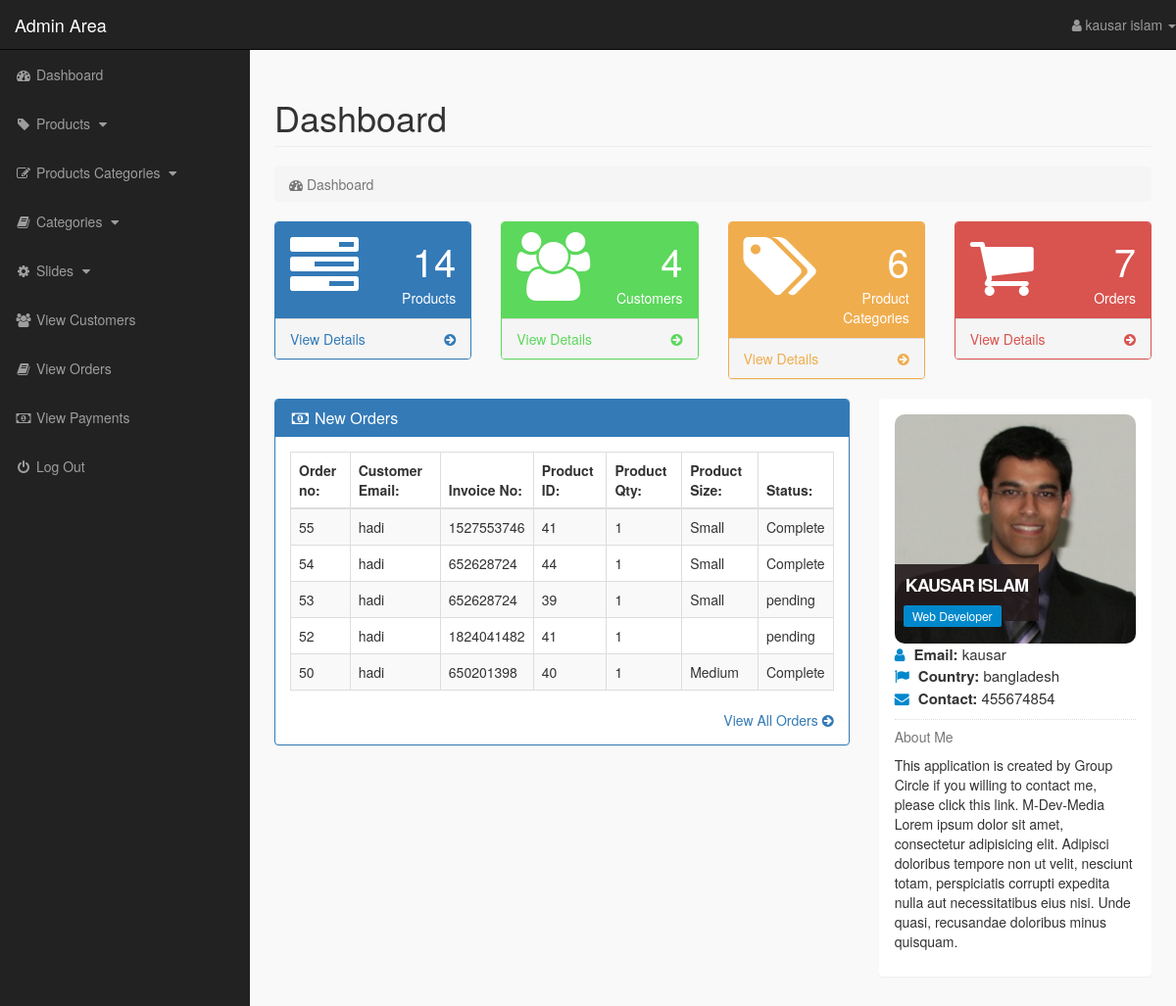
Page /admin_area/index.php?dashboard (signed in) on the committed database.
### tables this page shows
CREATE TABLE `pending_orders` (
  `order_id` int(10) NOT NULL,
  `customer_id` int(10) NOT NULL,
  `invoice_no` int(10) NOT NULL,
  `product_id` text NOT NULL,
  `qty` int(10) NOT NULL,
  `size` text NOT NULL,
  `order_status` text NOT NULL
);

CREATE TABLE `customers` (
  `customer_id` int(10) NOT NULL,
  `customer_name` varchar(255) NOT NULL,
  `customer_email` varchar(255) NOT NULL,
  `customer_pass` varchar(255) NOT NULL,
  `customer_country` text NOT NULL,
  `customer_city` text NOT NULL,
  `customer_contact` varchar(255) NOT NULL,
  `customer_address` text NOT NULL,
  `customer_image` text NOT NULL,
  `customer_ip` varchar(255) NOT NULL
);

### admin_area/dashboard.php (the view, shortened to what this page needs)
<?php
    if(!isset($_SESSION['admin_email'])){
        echo "<script>window.open('login.php','_self')</script>";
    }else{
?>
<div class="row">
    <div class="col-lg-12">
        <h1 class="page-header"> Dashboard </h1>
        <ol class="breadcrumb">
            <li class="active">
                <i class="fa fa-dashboard"></i> Dashboard
            </li>
        </ol>
    </div>
</div>
<div class="row">
    <div class="col-lg-3 col-md-6">
        <div class="panel panel-primary">
            <div class="panel-heading">
                <div class="row">
                    <div class="col-xs-3">
                        <i class="fa fa-tasks fa-5x"></i>
                    </div>
                    <div class="col-xs-9 text-right">
                        <div class="huge"> <?php echo $count_products; ?> </div>
                        <div> Products </div>
                    </div>
                </div>
            </div>
            <a href="index.php?view_products">
                <div class="panel-footer">
                    <span class="pull-left">
                        View Details
                    </span>
                    <span class="pull-right">
                        <i class="fa fa-arrow-circle-right"></i>
                    </span>
                    <div class="clearfix"></div>
                </div>
            </a>
        </div>
    </div>
    <div class="col-lg-3 col-md-6">
        <div class="panel panel-green">
            <div class="panel-heading">
                <div class="row">
                    <div class="col-xs-3">
                        <i class="fa fa-users fa-5x"></i>
                    </div>
                    <div class="col-xs-9 text-right">
                        <div class="huge"> <?php echo $count_customers; ?> </div>
                        <div> Customers </div>
                    </div>
                </div>
            </div>
            <a href="index.php?view_customers">
                <div class="panel-footer">
                    <span class="pull-left">
                        View Details
                    </span>
                    <span class="pull-right">
                        <i class="fa fa-arrow-circle-right"></i>
                    </span>
                    <div class="clearfix"></div>
                </div>
            </a>
        </div>
    </div>
    <div class="col-lg-3 col-md-6">
        <div class="panel panel-orange">
            <div class="panel-heading">
                <div class="row">
                    <div class="col-xs-3">
                        <i class="fa fa-tags fa-5x"></i>
                    </div>
                    <div class="col-xs-9 text-right">
                        <div class="huge"> <?php echo $count_p_categories; ?> </div>
                        <div> Product Categories </div>
                    </div>
                </div>
            </div>
            <a href="index.php?view_p_cats">
                <div class="panel-footer">
                    <span class="pull-left">
                        View Details
                    </span>
                    <span class="pull-right">
                        <i class="fa fa-arrow-circle-right"></i>
                    </span>
                    <div class="clearfix"></div>
                </div>
            </a>
        </div>
    </div>
    <div class="col-lg-3 col-md-6">
        <div class="panel panel-red">
            <div class="panel-heading">
                <div class="row">
                    <div class="col-xs-3">
                        <i class="fa fa-shopping-cart fa-5x"></i>
                    </div>
                    <div class="col-xs-9 text-right">
                        <div class="huge"> <?php echo $count_pending_orders; ?> </div>
                        <div> Orders </div>
                    </div>
                </div>
            </div>
            <a href="index.php?view_orders">
                <div class="panel-footer">
                    <span class="pull-left">
                        View Details
                    </span>
                    <span class="pull-right">
                        <i class="fa fa-arrow-circle-right"></i>
                    </span>
                    <div class="clearfix"></div>
                </div>
            </a>
        </div>
    </div>
</div>
<div class="row">
    <div class="col-lg-8">
        <div class="panel panel-primary">
            <div class="panel-heading">
                <h3 class="panel-title">
                    <i class="fa fa-money fa-fw"></i> New Orders
                </h3>
            </div>
            <div class="panel-body">
                <div class="table-responsive">
                    <table class="table table-hover table-striped table-bordered">
                        <thead>
                            <tr>
                                <th> Order no: </th>
                                <th> Customer Email: </th>
                                <th> Invoice No: </th>
                                <th> Product ID: </th>
                                <th> Product Qty: </th>
                                <th> Product Size: </th>
                                <th> Status: </th>
                            </tr>
                        </thead>
                        <tbody>
                             <?php
                                $get_order = "select * from pending_orders order by 1 DESC LIMIT 0,5";
                                $run_order = mysqli_query($con,$get_order);
                                while($row_order=mysqli_fetch_array($run_order)){
                                    $order_id = $row_order['order_id'];
                                    $c_id = $row_order['customer_id'];
                                    $invoice_no = $row_order['invoice_no'];
                                    $product_id = $row_order['product_id'];
                                    $qty = $row_order['qty'];
                                    $size = $row_order['size'];
                                    $order_status = $row_order['order_status'];
                            ?>
                            <tr>
                                <td> <?php echo $order_id; ?> </td>
                                <td>
                                    <?php
                                        $get_customer = "select * from customers where customer_id='$c_id'";
                                        $run_customer = mysqli_query($con,$get_customer);
                                        $row_customer = mysqli_fetch_array($run_customer);
                                        $customer_email = $row_customer['customer_email'];
                                        echo $customer_email;
                                    ?>
                                </td>
                                <td> <?php echo $invoice_no; ?> </td>
                                <td> <?php echo $product_id; ?> </td>
                                <td> <?php echo $qty; ?> </td>
                                <td> <?php echo $size; ?> </td>
                                <td>
                                    <?php
                                        if($order_status=='pending'){
                                            echo $order_status='pending';
                                        }else{
                                            echo $order_status='Complete';
                                        }
                                    ?>
                                </td>
                            </tr>
                            <?php } ?>
                        </tbody>
                    </table>
                </div>
                <div class="text-right">
                    <a href="index.php?view_orders">
                        View All Orders <i class="fa fa-arrow-circle-right"></i>
                    </a>
                </div>
            </div>
        </div>
    </div>
    <div class="col-md-4">
        <div class="panel">
            <div class="panel-body">
                <div class="mb-md thumb-info">
                     <img src="admin_images/<?php echo $admin_image; ?>" alt="<?php echo $admin_image; ?>" class="rounded img-responsive">
                    <div class="thumb-info-title">
                        <span class="thumb-info-inner"> <?php echo $admin_name; ?> </span>
                        <span class="thumb-info-type"> <?php echo $admin_job; ?> </span>
                    </div>
                </div>
                <div class="mb-md">
                    <div class="widget-content-expanded">
                        <i class="fa fa-user"></i> <span> Email:  </span> <?php echo $admin_email; ?> <br/>
                        <i class="fa fa-flag"></i> <span> Country: </span> <?php echo $admin_country; ?> <br/>
                        <i class="fa fa-envelope"></i> <span> Contact: </span> <?php echo $admin_contact; ?> <br/>
                    </div>
                    <hr class="dotted short">
                    <h5 class="text-muted"> About Me</h5>
                    <p>
                        <?php echo $admin_about; ?>
                    </p>
                </div>
            </div>
        </div>
    </div>
</div>
<?php } ?>

### admin_area/includes/sidebar_stuff.php (shortened to what this page needs)
<?php
    if(!isset($_SESSION['admin_email'])){
        echo "<script>window.open('login.php','_self')</script>";
    }else{
?>
<nav class="navbar navbar-inverse navbar-fixed-top">
    <div class="navbar-header">
        <a href="index.php?dashboard" class="navbar-brand">Admin Area</a>
    </div>
    <ul class="nav navbar-right top-nav">
        <li class="dropdown">
            <a href="#" class="dropdown-toggle" data-toggle="dropdown">
                <i class="fa fa-user"></i> <?php echo $admin_name; ?> <b class="caret"></b>
            </a>
        </li>
    </ul>
    <div class="collapse navbar-collapse navbar-ex1-collapse">
        <ul class="nav navbar-nav side-nav">
            <li>
                <a href="index.php?dashboard">
                        <i class="fa fa-fw fa-dashboard"></i> Dashboard
                </a>
            </li>
            <li>
                <a href="#" data-toggle="collapse" data-target="#products">
                        <i class="fa fa-fw fa-tag"></i> Products
                        <i class="fa fa-fw fa-caret-down"></i>
                </a>
            </li>
            <li>
                <a href="#" data-toggle="collapse" data-target="#p_cat">
                        <i class="fa fa-fw fa-edit"></i> Products Categories
                        <i class="fa fa-fw fa-caret-down"></i>
                </a>
            </li>
            <li>
                <a href="#" data-toggle="collapse" data-target="#cat">
                        <i class="fa fa-fw fa-book"></i> Categories
                        <i class="fa fa-fw fa-caret-down"></i>
                </a>
            </li>
            <li>
                <a href="#" data-toggle="collapse" data-target="#slides">
                        <i class="fa fa-fw fa-gear"></i> Slides
                        <i class="fa fa-fw fa-caret-down"></i>
                </a>
            </li>
            <li>
                <a href="index.php?view_customers">
                    <i class="fa fa-fw fa-users"></i> View Customers
                </a>
            </li>
            <li>
                <a href="index.php?view_orders">
                    <i class="fa fa-fw fa-book"></i> View Orders
                </a>
            </li>
            <li>
                <a href="index.php?view_payments">
                    <i class="fa fa-fw fa-money"></i> View Payments
                </a>
            </li>
            <li>
                <a href="logout.php">
                    <i class="fa fa-fw fa-power-off"></i> Log Out
                </a>
            </li>
        </ul>
    </div>
</nav>
<?php } ?>

### admin_area/css/style.css (style rules this page uses)
body { margin-top: 100px; }
@media (min-width: 768px) { body { margin-top: 50px; } }
.top-nav { 0 15px; }
.top-nav>li { float: left; display: inline-block; }
.top-nav>li>a { color: #999999; line-height: 20px; padding-top: 15px; padding-bottom: 15px; }
@media (min-width: 768px) { .side-nav { position: fixed; top: 51px; bottom: 0; width: 255px; overflow-y: auto; overflow-x: hidden; background-color: #222222; padding-bottom: 40px; border-radius: 0; } }
@media (min-width: 768px) { .side-nav>li>a { width: 255px; } }
.huge { font-size: 40px; line-height: normal; }
.panel-green { border-color: #5cd85c; }
.panel-green>.panel-heading { color: #ffffff; background-color: #5cd85c; }
.panel-green>a { color: #5cd85c; }
.panel-orange { border-color: #f0ad4e; }
.panel-orange>.panel-heading { color: #ffffff; background-color: #f0ad4e; }
.panel-orange>a { color: #f0ad4e; }
.panel-red { border-color: #d9534f; }
.panel-red>.panel-heading { color: #ffffff; background-color: #d9534f; }
.panel-red>a { color: #d9534f; }
.panel-body { border-radius: 5px; }
.thumb-info { position: relative; }
.rounded { border-radius: 10px; }
hr { border: 0; height: 1px; margin: 10px 0 10px 0; }
hr.dotted { border-bottom: 1px #dddddd dotted; height: 0px; margin: 10px 0 10px 0; }
.thumb-info .thumb-info-title { background: rgba(36,27,28,.9); bottom: 10%; color: #ffffff; font-size: 18px; font-weight: 600; left: 0; letter-spacing: -1px; padding: 9px 11px 9px; position: absolute; text-transform: uppercase; z-index: 1; }
.thumb-info .thumb-info-inner { display: block; }
.thumb-info .thumb-info-type { background: #0088cc; display: inline-block; border-radius: 2px; float: left; font-size: 12px; font-weight: 400; letter-spacing: 0; margin: 8px -2px -15px -2px; padding: 2px 9px; text-transform: none; }
.widget-content-expanded { font-size: 15px; }
.widget-content-expanded span { font-weight: 600; }
.widget-content-expanded i { color: #0088cc; margin-right: 5px; }

### rows in the picture
pending_orders: order_id "55", customer.customer_email "hadi", invoice_no "1527553746", product "41", qty "1", size "Small"
pending_orders: order_id "54", customer.customer_email "hadi", invoice_no "652628724", product "44", qty "1", size "Small"
pending_orders: order_id "53", customer.customer_email "hadi", invoice_no "652628724", product "39", qty "1", size "Small"
pending_orders: order_id "52", customer.customer_email "hadi", invoice_no "1824041482", product "41", qty "1"
pending_orders: order_id "50", customer.customer_email "hadi", invoice_no "650201398", product "40", qty "1", size "Medium"

### other values in the picture
$admin_name "kausar islam"
$count_products "14"
$count_customers "4"
$count_p_categories "6"
$count_pending_orders "7"
$admin_name "KAUSAR ISLAM"
$admin_job "Web Developer"
$admin_email "kausar"
$admin_country "bangladesh"
$admin_contact "455674854"
